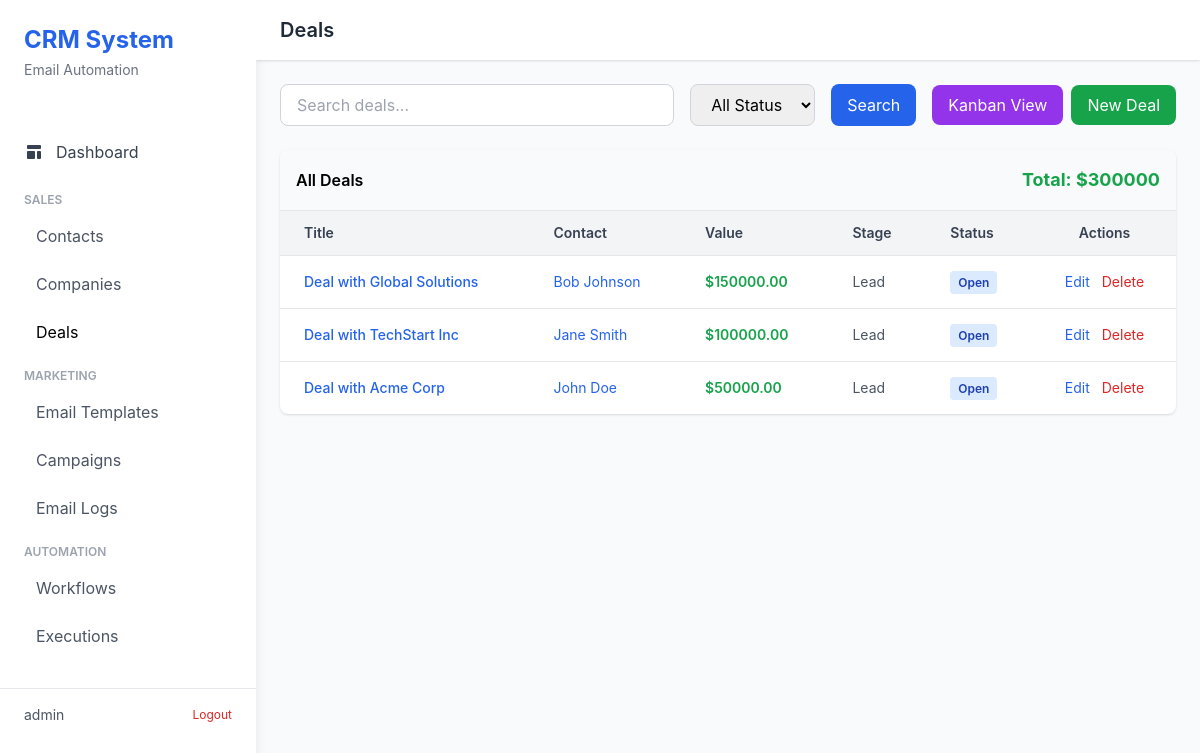
The page /deals/ (signed in) on the database its author committed.
### deals/models.py (models this page shows, shortened)
class Deal(models.Model):
    STATUS_CHOICES = [
        ('open', 'Open'),
        ('won', 'Won'),
        ('lost', 'Lost'),
    ]
    title = models.CharField(max_length=255)
    description = models.TextField(blank=True)
    value = models.DecimalField(max_digits=12, decimal_places=2)
    currency = models.CharField(max_length=3, default='USD')
    contact = models.ForeignKey(Contact, on_delete=models.CASCADE, related_name='deals')
    company = models.ForeignKey(Company, on_delete=models.SET_NULL, null=True, blank=True, related_name='deals')
    pipeline = models.ForeignKey(Pipeline, on_delete=models.PROTECT)
    stage = models.ForeignKey(Stage, on_delete=models.SET_NULL, null=True, blank=True)
    status = models.CharField(max_length=20, choices=STATUS_CHOICES, default='open')
    assigned_to = models.ForeignKey(User, on_delete=models.SET_NULL, null=True, blank=True, related_name='assigned_deals')
    close_date = models.DateField(null=True, blank=True)
    created_at = models.DateTimeField(auto_now_add=True)
    updated_at = models.DateTimeField(auto_now=True)
    class Meta:
        ordering = ['-created_at']

class Stage(models.Model):
    name = models.CharField(max_length=255)
    pipeline = models.ForeignKey(Pipeline, on_delete=models.CASCADE, related_name='stages')
    order = models.PositiveIntegerField(default=0)
    probability = models.IntegerField(default=50, help_text="Win probability %")
    created_at = models.DateTimeField(auto_now_add=True)
    class Meta:
        ordering = ['order']
        unique_together = ('pipeline', 'order')

### contacts/models.py (models this page shows, shortened)
class Contact(models.Model):
    STATUS_CHOICES = [
        ('lead', 'Lead'),
        ('prospect', 'Prospect'),
        ('customer', 'Customer'),
        ('archived', 'Archived'),
    ]
    first_name = models.CharField(max_length=255)
    last_name = models.CharField(max_length=255)
    email = models.EmailField(unique=True)
    phone = models.CharField(max_length=20, blank=True, null=True)
    company = models.ForeignKey(Company, on_delete=models.SET_NULL, null=True, blank=True, related_name='contacts')
    status = models.CharField(max_length=20, choices=STATUS_CHOICES, default='lead')
    tags = models.CharField(max_length=500, blank=True, help_text="Comma-separated tags")
    notes = models.TextField(blank=True)
    assigned_to = models.ForeignKey(User, on_delete=models.SET_NULL, null=True, blank=True, related_name='assigned_contacts')
    created_at = models.DateTimeField(auto_now_add=True)
    updated_at = models.DateTimeField(auto_now=True)
    class Meta:
        ordering = ['-created_at']
    @property
    def full_name(self):
        return f"{self.first_name} {self.last_name}"

### deals/views.py (the view)
# urls.py: path('', views.DealListView.as_view(), name='deal_list'),
class DealListView(LoginRequiredMixin, ListView):
    model = Deal
    template_name = 'deals/deal_list.html'
    context_object_name = 'deals'
    paginate_by = 20
    def get_queryset(self):
        queryset = Deal.objects.select_related('contact', 'company', 'pipeline', 'stage', 'assigned_to')
        search = self.request.GET.get('search', '')
        if search:
            queryset = queryset.filter(
                Q(title__icontains=search) |
                Q(contact__first_name__icontains=search) |
                Q(contact__last_name__icontains=search)
            )
        status = self.request.GET.get('status', '')
        if status:
            queryset = queryset.filter(status=status)
        pipeline_id = self.request.GET.get('pipeline', '')
        if pipeline_id:
            queryset = queryset.filter(pipeline_id=pipeline_id)
        return queryset.order_by('-created_at')
    def get_context_data(self, **kwargs):
        context = super().get_context_data(**kwargs)
        context['statuses'] = Deal.STATUS_CHOICES
        context['pipelines'] = Pipeline.objects.all()
        context['total_value'] = sum(d.value for d in self.get_queryset())
        return context

### templates/deals/deal_list.html (shortened to what this page needs)
{% extends 'base.html' %}
{% block header %}Deals{% endblock %}
{% block content %}
<div class="mb-6 flex justify-between items-center">
    <form method="get" class="flex gap-4 flex-1 mr-4">
        <input type="text" name="search" placeholder="Search deals..." value="{{ request.GET.search }}" class="flex-1 px-4 py-2 border border-gray-300 rounded-lg">
        <select name="status" class="px-4 py-2 border border-gray-300 rounded-lg">
            <option value="">All Status</option>
        </select>
        <button type="submit" class="px-4 py-2 bg-blue-600 text-white rounded-lg hover:bg-blue-700">Search</button>
    </form>
    <div class="flex gap-2">
        <a href="{% url 'deals:deal_kanban' %}" class="px-4 py-2 bg-purple-600 text-white rounded-lg hover:bg-purple-700">
            Kanban View
        </a>
        <a href="{% url 'deals:deal_create' %}" class="px-4 py-2 bg-green-600 text-white rounded-lg hover:bg-green-700">
            New Deal
        </a>
    </div>
</div>
<div class="bg-white rounded-lg shadow overflow-hidden">
    <div class="p-4 bg-gray-50 border-b flex justify-between items-center">
        <h3 class="font-semibold">All Deals</h3>
        <p class="text-lg font-bold text-green-600">Total: ${{ total_value|floatformat:0 }}</p>
    </div>
    <table class="w-full">
        <thead class="bg-gray-100 border-b">
            <tr>
                <th class="px-6 py-3 text-left text-sm font-semibold text-gray-700">Title</th>
                <th class="px-6 py-3 text-left text-sm font-semibold text-gray-700">Contact</th>
                <th class="px-6 py-3 text-left text-sm font-semibold text-gray-700">Value</th>
                <th class="px-6 py-3 text-left text-sm font-semibold text-gray-700">Stage</th>
                <th class="px-6 py-3 text-left text-sm font-semibold text-gray-700">Status</th>
                <th class="px-6 py-3 text-center text-sm font-semibold text-gray-700">Actions</th>
            </tr>
        </thead>
        <tbody class="divide-y">
            {% for deal in deals %}
                <tr class="hover:bg-gray-50">
                    <td class="px-6 py-4 text-sm">
                        <a href="{% url 'deals:deal_detail' deal.id %}" class="text-blue-600 hover:underline font-medium">
                            {{ deal.title }}
                        </a>
                    </td>
                    <td class="px-6 py-4 text-sm text-gray-600">
                        <a href="{% url 'contacts:contact_detail' deal.contact.id %}" class="text-blue-600 hover:underline">
                            {{ deal.contact.full_name }}
                        </a>
                    </td>
                    <td class="px-6 py-4 text-sm font-semibold text-green-600">${{ deal.value }}</td>
                    <td class="px-6 py-4 text-sm text-gray-600">{{ deal.stage.name|default:"-" }}</td>
                    <td class="px-6 py-4 text-sm">
                        <span class="px-2 py-1 rounded text-xs font-semibold {% if deal.status == 'open' %}bg-blue-100 text-blue-800{% elif deal.status == 'won' %}bg-green-100 text-green-800{% else %}bg-red-100 text-red-800{% endif %}">
                            {{ deal.get_status_display }}
                        </span>
                    </td>
                    <td class="px-6 py-4 text-center text-sm space-x-2">
                        <a href="{% url 'deals:deal_update' deal.id %}" class="text-blue-600 hover:underline">Edit</a>
                        <a href="{% url 'deals:deal_delete' deal.id %}" class="text-red-600 hover:underline">Delete</a>
                    </td>
                </tr>
            {% empty %}
                <tr>
                    <td colspan="6" class="px-6 py-4 text-center text-gray-500">No deals found</td>
                </tr>
            {% endfor %}
        </tbody>
    </table>
</div>
{% endblock %}

### templates/base.html (shortened to what this page needs)
<!DOCTYPE html>
<html lang="en">
<head>
    <script src="https://cdn.tailwindcss.com"></script>
</head>
<body class="bg-gray-50">
    <div class="flex h-screen">
        <div class="w-64 bg-white shadow-lg overflow-y-auto">
            <div class="p-6">
                <h1 class="text-2xl font-bold text-blue-600">CRM System</h1>
                <p class="text-sm text-gray-500 mt-1">Email Automation</p>
            </div>
            <nav class="mt-6">
                <a href="{% url 'dashboard' %}" class="block px-6 py-3 {% if request.resolver_match.url_name == 'dashboard' %}sidebar-active{% else %}text-gray-700 hover:bg-gray-100{% endif %}">
                    <span class="flex items-center">
                        Dashboard
                    </span>
                </a>
                <div class="mt-4 px-6">
                    <p class="text-xs font-semibold text-gray-400 uppercase">Sales</p>
                    <a href="{% url 'contacts:contact_list' %}" class="block mt-2 px-3 py-2 rounded {% if request.resolver_match.app_name == 'contacts' %}sidebar-active{% else %}text-gray-600 hover:bg-gray-100{% endif %}">
                        Contacts
                    </a>
                    <a href="{% url 'contacts:company_list' %}" class="block mt-2 px-3 py-2 rounded {% if request.resolver_match.url_name == 'company_list' %}sidebar-active{% else %}text-gray-600 hover:bg-gray-100{% endif %}">
                        Companies
                    </a>
                    <a href="{% url 'deals:deal_list' %}" class="block mt-2 px-3 py-2 rounded {% if request.resolver_match.app_name == 'deals' %}sidebar-active{% else %}text-gray-600 hover:bg-gray-100{% endif %}">
                        Deals
                    </a>
                </div>
                <div class="mt-4 px-6">
                    <p class="text-xs font-semibold text-gray-400 uppercase">Marketing</p>
                    <a href="{% url 'emails:template_list' %}" class="block mt-2 px-3 py-2 rounded {% if request.resolver_match.url_name == 'template_list' %}sidebar-active{% else %}text-gray-600 hover:bg-gray-100{% endif %}">
                        Email Templates
                    </a>
                    <a href="{% url 'emails:campaign_list' %}" class="block mt-2 px-3 py-2 rounded {% if request.resolver_match.url_name == 'campaign_list' %}sidebar-active{% else %}text-gray-600 hover:bg-gray-100{% endif %}">
                        Campaigns
                    </a>
                    <a href="{% url 'emails:log_list' %}" class="block mt-2 px-3 py-2 rounded {% if request.resolver_match.url_name == 'log_list' %}sidebar-active{% else %}text-gray-600 hover:bg-gray-100{% endif %}">
                        Email Logs
                    </a>
                </div>
                <div class="mt-4 px-6">
                    <p class="text-xs font-semibold text-gray-400 uppercase">Automation</p>
                    <a href="{% url 'automations:workflow_list' %}" class="block mt-2 px-3 py-2 rounded {% if request.resolver_match.url_name == 'workflow_list' %}sidebar-active{% else %}text-gray-600 hover:bg-gray-100{% endif %}">
                        Workflows
                    </a>
                    <a href="{% url 'automations:execution_list' %}" class="block mt-2 px-3 py-2 rounded {% if request.resolver_match.url_name == 'execution_list' %}sidebar-active{% else %}text-gray-600 hover:bg-gray-100{% endif %}">
                        Executions
                    </a>
                </div>
            </nav>
            <div class="mt-8 px-6 border-t pt-4">
                <div class="flex items-center justify-between">
                    <span class="text-sm text-gray-600">{{ user.username }}</span>
                    <a href="{% url 'account_logout' %}" class="text-xs text-red-600 hover:text-red-700">Logout</a>
                </div>
            </div>
        </div>
        <div class="flex-1 flex flex-col overflow-hidden">
            <header class="bg-white shadow">
                <div class="px-6 py-4 flex justify-between items-center">
                    <h2 class="text-xl font-semibold text-gray-800">{% block header %}Welcome{% endblock %}</h2>
                </div>
            </header>
            <main class="flex-1 overflow-auto">
                <div class="p-6">
                    {% block content %}{% endblock %}
                </div>
            </main>
        </div>
    </div>
</body>
</html>

### templates/base.html (style rules this page uses)
body { font-family: -apple-system, BlinkMacSystemFont, 'Segoe UI', Roboto, 'Helvetica Neue', Arial, sans-serif; }
.sidebar-active { @apply bg-blue-500 text-white; }

### rows shown on the page
Deal: title "Deal with Global Solutions", contact.full_name "Bob Johnson", value "150000.00", stage.name "Lead", status "Open"
Deal: title "Deal with TechStart Inc", contact.full_name "Jane Smith", value "100000.00", stage.name "Lead", status "Open"
Deal: title "Deal with Acme Corp", contact.full_name "John Doe", value "50000.00", stage.name "Lead", status "Open"

### other values the page prints
{{ user.username }} "admin"
{{ total_value|floatformat:0 }} "300000"
